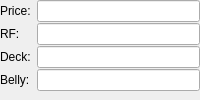
      <widget class="QWidget" name="valueWidget" native="true">
       <property name="sizePolicy">
        <sizepolicy hsizetype="Minimum" vsizetype="Minimum">
         <horstretch>0</horstretch>
         <verstretch>0</verstretch>
        </sizepolicy>
       </property>
       <layout class="QFormLayout" name="valueLayout">
        <property name="fieldGrowthPolicy">
         <enum>QFormLayout::ExpandingFieldsGrow</enum>
        </property>
        <property name="formAlignment">
         <set>Qt::AlignLeading|Qt::AlignLeft|Qt::AlignTop</set>
        </property>
        <property name="horizontalSpacing">
         <number>-1</number>
        </property>
        <property name="verticalSpacing">
         <number>1</number>
        </property>
        <property name="leftMargin">
         <number>0</number>
        </property>
        <property name="topMargin">
         <number>0</number>
        </property>
        <property name="rightMargin">
         <number>0</number>
        </property>
        <property name="bottomMargin">
         <number>0</number>
        </property>
        <item row="0" column="0">
         <widget class="QLabel" name="priceLabel">
          <property name="text">
           <string>Price:</string>
          </property>
          <property name="buddy">
           <cstring>priceLineEdit</cstring>
          </property>
         </widget>
        </item>
        <item row="0" column="1">
         <widget class="QLineEdit" name="priceLineEdit">
          <property name="sizePolicy">
           <sizepolicy hsizetype="Expanding" vsizetype="Minimum">
            <horstretch>0</horstretch>
            <verstretch>0</verstretch>
           </sizepolicy>
          </property>
          <property name="baseSize">
           <size>
            <width>50</width>
            <height>0</height>
           </size>
          </property>
          <property name="alignment">
           <set>Qt::AlignRight|Qt::AlignTrailing|Qt::AlignVCenter</set>
          </property>
          <property name="readOnly">
           <bool>true</bool>
          </property>
         </widget>
        </item>
        <item row="1" column="0">
         <widget class="QLabel" name="rFLabel">
          <property name="text">
           <string>RF:</string>
          </property>
          <property name="buddy">
           <cstring>rFLineEdit</cstring>
          </property>
         </widget>
        </item>
        <item row="1" column="1">
         <widget class="QLineEdit" name="rFLineEdit">
          <property name="sizePolicy">
           <sizepolicy hsizetype="Expanding" vsizetype="Minimum">
            <horstretch>0</horstretch>
            <verstretch>0</verstretch>
           </sizepolicy>
          </property>
          <property name="baseSize">
           <size>
            <width>50</width>
            <height>0</height>
           </size>
          </property>
          <property name="alignment">
           <set>Qt::AlignRight|Qt::AlignTrailing|Qt::AlignVCenter</set>
          </property>
          <property name="readOnly">
           <bool>true</bool>
          </property>
         </widget>
        </item>
        <item row="2" column="0">
         <widget class="QLabel" name="deckLabel">
          <property name="text">
           <string>Deck:</string>
          </property>
          <property name="buddy">
           <cstring>deckLineEdit</cstring>
          </property>
         </widget>
        </item>
        <item row="2" column="1">
         <widget class="QLineEdit" name="deckLineEdit">
          <property name="sizePolicy">
           <sizepolicy hsizetype="Expanding" vsizetype="Minimum">
            <horstretch>0</horstretch>
            <verstretch>0</verstretch>
           </sizepolicy>
          </property>
          <property name="baseSize">
           <size>
            <width>50</width>
            <height>0</height>
           </size>
          </property>
          <property name="alignment">
           <set>Qt::AlignRight|Qt::AlignTrailing|Qt::AlignVCenter</set>
          </property>
          <property name="readOnly">
           <bool>true</bool>
          </property>
         </widget>
        </item>
        <item row="3" column="0">
         <widget class="QLabel" name="bellyLabel">
          <property name="text">
           <string>Belly:</string>
          </property>
          <property name="buddy">
           <cstring>bellyLineEdit</cstring>
          </property>
         </widget>
        </item>
        <item row="3" column="1">
         <widget class="QLineEdit" name="bellyLineEdit">
          <property name="sizePolicy">
           <sizepolicy hsizetype="Expanding" vsizetype="Minimum">
            <horstretch>0</horstretch>
            <verstretch>0</verstretch>
           </sizepolicy>
          </property>
          <property name="baseSize">
           <size>
            <width>50</width>
            <height>0</height>
           </size>
          </property>
          <property name="alignment">
           <set>Qt::AlignRight|Qt::AlignTrailing|Qt::AlignVCenter</set>
          </property>
          <property name="readOnly">
           <bool>true</bool>
          </property>
         </widget>
        </item>
       </layout>
      </widget>
